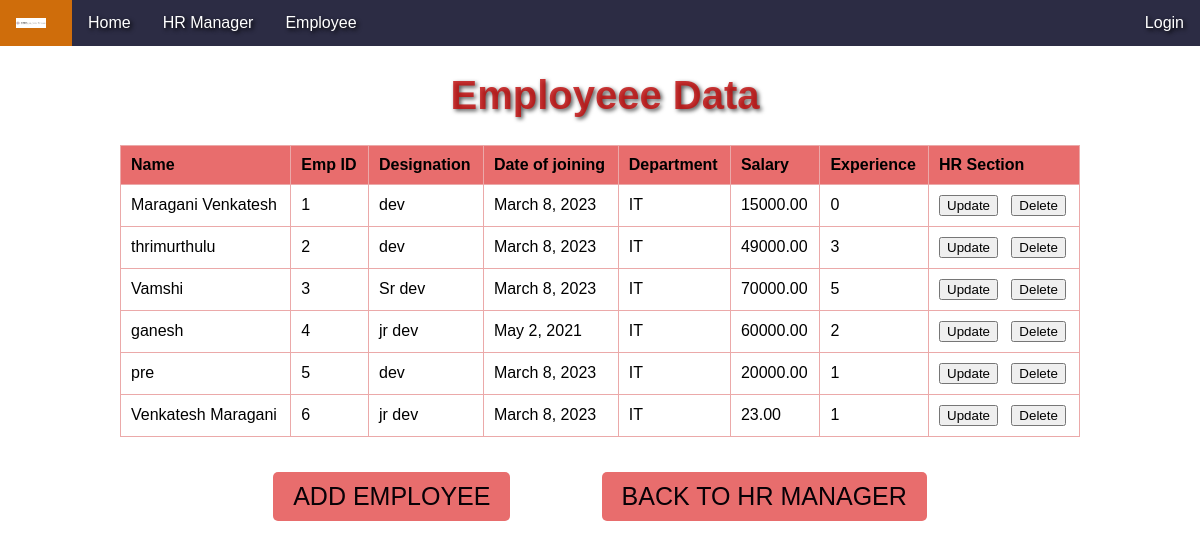
The app's page /empdata/ with its own data.
### hr_app/models.py (models this page shows, shortened)
class Employee(models.Model):
    name = models.CharField(max_length=100)
    empid = models.CharField(max_length=20, unique=True)
    designation = models.CharField(max_length=50)
    date_of_joining = models.DateField()
    department = models.CharField(max_length=50)
    salary = models.DecimalField(max_digits=10, decimal_places=2)
    experience = models.PositiveIntegerField()

### hr_app/views.py (the view)
# urls.py: path('empdata/',views.employee_list,name='Emp'),
def employee_list(request):
    employee=models.Employee.objects.all()
    return render(request,'hr_app/users.html',{'employee': employee})

### templates/hr_app/users.html (shortened to what this page needs)
{% include 'hr_app/nav.html' %}
{%load static%}
<!DOCTYPE html>
<html lang="en">
<head>
    <link rel="stylesheet" href="{% static 'css/style1.css'%}">
</head>
<body>
    <center><h1 class="h3" style="font-size: 40px">Employeee Data</h1></center>
    <div>
        {% if employee %}
        <table>
            <thead>
                <tr>
                    <th>Name</th>
                    <th>Emp ID</th>
                    <th>Designation</th>
                    <th>Date of joining</th>
                    <th>Department</th>
                    <th>Salary</th>
                    <th>Experience</th>
                    <th>HR Section</th>
                </tr>
            </thead>
            <tbody>
                {% for emp in employee %}
                    <tr>
                        <td>{{ emp.name }}</td>
                        <td>{{emp.empid }}</td>
                        <td>{{ emp.designation}}</td>
                        <td>{{ emp.date_of_joining }}</td>
                        <td>{{emp.department }}</td>
                        <td>{{emp.salary }}</td>
                        <td>{{emp.experience }}</td>
                        <td><a href="{% url 'update_employee' emp.id %}"><button>Update</button></a> &nbsp;
                            <a href="{% url 'delete_employee' emp.id %}"><button>Delete</button></a></td>
                    </tr>
                {% endfor %}
            </tbody>
        </table>
        {% else %}
            <h2>No Users </h2>
        {% endif%}
    </div>
    <div class=" div">
        <div class="button-container">
            <a href="{% url 'Contact'%}"><button class="button">ADD EMPLOYEE</button></a>
            <a href="{% url 'Hr'%}"><button class="button">BACK TO HR MANAGER</button></a>
        </div>
    </div>
</body>
</html>

### templates/hr_app/nav.html (shortened to what this page needs)
<!DOCTYPE html>
{%load static%}
<html lang="en">
<head>
</head>
<body>
    <div class="navbar">
        <a href="{% url 'Home'%}"><img src="{% static 'images/MSR Cosmos Group.jpg' %}" class="logo-dark" alt="MSRcosmos" width="800" height="10" loading="eager">
        </a>
        <a href="{% url 'Home'%}">Home</a>
        <a href="{% url 'Hr'%}">HR Manager</a>
        <a href="{% url 'Employee'%}">Employee</a>
        {% if user.is_authenticated %}
        <a href="/logout" style="float: right; " style="padding-right: 10%;">Logout</a> &nbsp; &nbsp;
        {% else %}
            <a href="/accounts/login" style="float: right; " >Login</a> &nbsp; &nbsp;
        {% endif %}
    </div>
</body>
</html>

### static/css/style1.css (style rules this page uses)
body { margin: 0; padding: 0; font-family: Arial, sans-serif; }
.navbar { background-color: rgba(1, 1, 29, 0.826); overflow: hidden; }
.navbar a { float:left; display: block; color: rgb(255, 255, 255); text-align: center; padding: 14px 16px; text-decoration: none; }
.navbar a img { width: 30px; height: 30; background-color: transparent !important; margin-right: 10px; }
.h3 { font-size: 30px; color: #c10b0bce; padding-left: 10px; font-weight: bold; text-shadow: 2px 2px 4px rgba(0, 0, 0, 0.666); }

### templates/hr_app/nav.html (style rules this page uses)
body { margin: 0; padding: 0; font-family: Arial, sans-serif; }
.navbar { background-color: rgba(1, 1, 29, 0.826); overflow: hidden; position: sticky; }
.navbar a { float:left; display: block; color: rgb(255, 255, 255); text-align: center; padding: 14px 16px; text-decoration: none; text-shadow: 2px 2px 4px rgb(0, 0, 0) }
.navbar a img { width: 30px; height: 30; background-color: transparent !important; margin-right: 10px; }

### templates/hr_app/users.html (style rules this page uses)
table { width: 80%; border-collapse: collapse; margin: 20px auto; }
table, th, td { border: 1px solid #eba9a9; }
th, td { padding: 10px; text-align: left; }
th { background-color: #e86d6d; }
.div { display: flex; justify-content: center; align-items: center; height: 10vh; margin: 0; }
.button-container { text-align: center; }
.button { display: inline-block; padding: 10px 20px; background-color: #e86d6d; color: #080106; border: none; border-radius: 5px; margin: 10px; cursor: pointer; text-decoration: none; font-size: 25px; }

### records on screen
Employee: name "Maragani Venkatesh", empid "1", designation "dev", date_of_joining "March 8, 2023", department "IT", salary "15000.00", experience "0"
Employee: name "thrimurthulu", empid "2", designation "dev", date_of_joining "March 8, 2023", department "IT", salary "49000.00", experience "3"
Employee: name "Vamshi", empid "3", designation "Sr dev", date_of_joining "March 8, 2023", department "IT", salary "70000.00", experience "5"
Employee: name "ganesh", empid "4", designation "jr dev", date_of_joining "May 2, 2021", department "IT", salary "60000.00", experience "2"
Employee: name "pre", empid "5", designation "dev", date_of_joining "March 8, 2023", department "IT", salary "20000.00", experience "1"
Employee: name "Venkatesh Maragani", empid "6", designation "jr dev", date_of_joining "March 8, 2023", department "IT", salary "23.00", experience "1"
